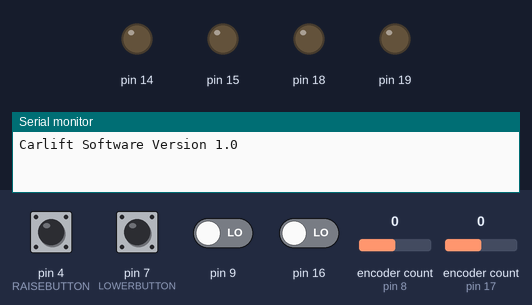
This sketch was run on a simulated Arduino Nano, built with avr-gcc and run on an emulated ATmega328P. Shown: output pins drawn as LEDs (lit = HIGH), the last lines printed to the serial monitor. The test bench sets the inputs (shaded band); at power-on: pin 4 (RAISEBUTTON), pin 7 (LOWERBUTTON) HIGH, pin 9, pin 16 LOW, encoder count (sensors on pin 8, pin 17) 0.

Above: at 0.1 s.
At 0.76 s:
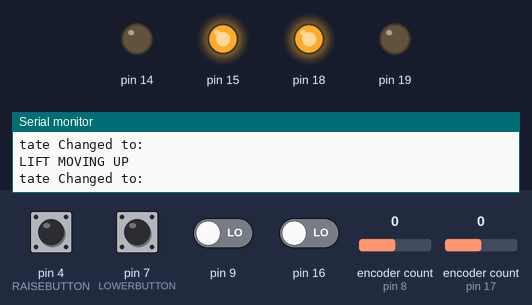
At 1.2 s:
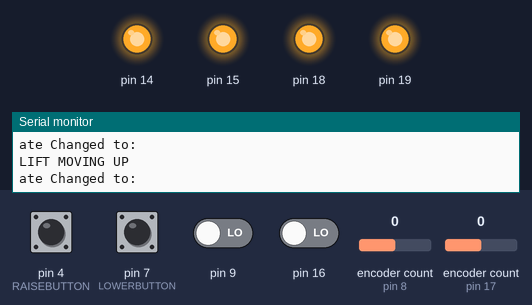
1.3 s: pin 4 (RAISEBUTTON) pulled LOW for 0.15 s
Timing chart, 0 to 4.3 s (numbered marks = the images above; inputs shaded):
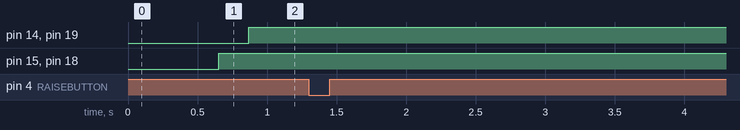

The sketch:

Carlift.ino
```cpp
#include <Adafruit_NeoPixel.h>
#include <OneButton.h>
#include "liftPost.h"

#define	STOP 0
#define UP 1
#define DOWN 2

//State Machine Variables
#define WAITINGFORINPUT 0
#define LIFTSTOP 1
#define LIFTMOVEUP 2
#define LIFTMOVEDOWN 3
#define LIFTBALANCEMASTER 4
#define LIFTBALANCESLAVE 5

//Pin Definitions
#define ENCODER1_A 17
#define ENCODER1_B 16
#define ENCODER2_A 8
#define ENCODER2_B 9
#define RAISEBUTTON 4
#define LOWERBUTTON 7
#define MASTERUP 18
#define MASTERDOWN 19
#define SLAVEUP 15
#define SLAVEDOWN 14

//Tuning Variable
#define ENCODERDIFFERENCE 1000
#define DIFFERENCEWAIT 1000
#define NUMPIXELS 12

OneButton upButton(RAISEBUTTON, 0);
OneButton downButton(LOWERBUTTON, 0);
liftPost masterPost(ENCODER1_A, ENCODER1_B, MASTERUP, MASTERDOWN);
liftPost slavePost(ENCODER2_A, ENCODER2_B, SLAVEUP, SLAVEDOWN);

Adafruit_NeoPixel pixels = Adafruit_NeoPixel(NUMPIXELS, PIND5, NEO_GRB + NEO_KHZ800);
int delayval = 500; // delay for half a second

unsigned int state;
unsigned long globalTime;


void setup()
{
	//Initialise Variables
	globalTime = 0;
	state = WAITINGFORINPUT;

	//Interupt Routine
	cli();
	PCICR |= 0b0000011; // Enables Ports B and C Pin Change Interrupts
	PCMSK0 |= 0b00000011; // PCINT01 & PCINT02
	PCMSK1 |= 0b00001100; // PCINT10 & PCINT11
	sei();

	//Serial Setup
	Serial.begin(57600);
	Serial.println("Carlift Software Version 1.0");

	//Button Configuration
	upButton.setPressTicks(600);
	upButton.attachLongPressStart(upPressedStart);
	downButton.attachLongPressStart(downPressedStart);
	upButton.attachLongPressStop(upPressedStop);
	downButton.attachLongPressStop(downPressedStop);

	//pixels.begin();
}

void tick()
{
	unsigned long now = millis();
	globalTime = millis();

	//State Machine
	if (state == WAITINGFORINPUT)
	{
		// do nothing
	}
	else if (state == LIFTSTOP)
	{
		stopLift();
	}
	else if (state == LIFTMOVEUP)
	{
		masterPost.setState(UP);
		slavePost.setState(UP);
	}
	else if (state == LIFTMOVEDOWN)
	{
		masterPost.setState(DOWN);
		slavePost.setState(DOWN);
	}
	else if (state == LIFTBALANCEMASTER)
	{

	}
	else if (state == LIFTBALANCESLAVE)
	{

	}
	else {
		//should not get here
		Serial.println("FSM Undefined State - Should Not Be Here");
	}

}

void moveLiftUP()
{
	if (abs((masterPost.getEncoderCount() - slavePost.getEncoderCount())) <= ENCODERDIFFERENCE)
	{
		//Lift within Balance Tolerance
		state = LIFTMOVEUP;
	}
	else if (masterPost.getEncoderCount() - slavePost.getEncoderCount() < 0)
	{
		// Slave Unbalanced
		state = LIFTBALANCESLAVE;
	}
	else if(masterPost.getEncoderCount() - slavePost.getEncoderCount() > ENCODERDIFFERENCE)
	{
		//Master Unbalanced
		state = LIFTBALANCEMASTER;
	}
	else {
		stopLift();
		Serial.println("Ëncoder Error");
	}
}

void moveLiftDown()
{
	if (abs((masterPost.getEncoderCount() - slavePost.getEncoderCount())) <= ENCODERDIFFERENCE)
	{
		//Lift within Balance Tolerance
		state = LIFTMOVEDOWN;
	}
	else if (masterPost.getEncoderCount() - slavePost.getEncoderCount() < 0)
	{
		// Slave Unbalanced
		state = LIFTBALANCESLAVE;
	}
	else if (masterPost.getEncoderCount() - slavePost.getEncoderCount() > ENCODERDIFFERENCE)
	{
		//Master Unbalanced
		state = LIFTBALANCEMASTER;
	}
	else {
		stopLift();
		Serial.println("Ëncoder Error");
	}
}

void stopLift()
{
	state = LIFTSTOP;
	masterPost.setState(STOP);
	slavePost.setState(STOP);
	Serial.println("STOP LIFT");
}

void upPressedStart()
{
	//pixels.clear();
	Serial.println("UP BUTTON PRESSED");
	//pixels.setPixelColor(0, pixels.Color(0, 150, 0));
	//pixels.show();
	state = LIFTMOVEUP;

}
void downPressedStart()
{
	Serial.println("DOWN BUTTON PRESSED");
	//pixels.clear();
	state = LIFTMOVEDOWN;
}

void upPressedStop()
{
	//pixels.clear();
	pixels.setPixelColor(6, pixels.Color(150, 0, 0));
	pixels.show();
	Serial.println("UP BUTTON RELEASED");
	stopLift();
}
void downPressedStop()
{
	pixels.setPixelColor(7, pixels.Color(150, 0, 0));
	pixels.show();
	Serial.println("DOWN BUTTON Released");
	stopLift();
}

void loop()
{
	upButton.tick();
	downButton.tick();
	tick();
	pixels.clear();
	//for (int i = 0; i<NUMPIXELS; i++) {
	    //pixels.Color takes RGB values, from 0,0,0 up to 255,255,255
	//pixels.setPixelColor(i, pixels.Color(0, 150, 0)); // Moderately bright green color.
	//pixels.show(); // This sends the updated pixel color to the hardware.
	//delay(delayval); // Delay for a period of time (in milliseconds).
   // }
}


ISR(PCINT0_vect) {
	//value++;
	masterPost.encoderTick();
		//Serial.println("test");
}

ISR(PCINT1_vect) {
	//value++;
	slavePost.encoderTick();
	//Serial.println("test");
}
```

liftPost.cpp
```cpp
#include "liftPost.h"

liftPost::liftPost(int encA, int encB, int contactorUpPin, int contactorDownPin) : _rotEnc(encA, encB)
{
	//initialise private variable
	this->_encA = encA;
	this->_encB = encB;
	this->_contactorUpPin = contactorUpPin;
	this->_contactorDownPin = contactorDownPin;
	_encoderCount = 0;
	_state = STOP;

	//Setup Post Rotary Encoder

	//Setup IO Pins for Post control Contactors
	pinMode(_contactorUpPin, OUTPUT);
	pinMode(_contactorDownPin, OUTPUT);
}

liftPost::~liftPost()
{

}

void liftPost::stopLift()
{
	Serial.println("State Changed to: " + STOP);
	setState(STOP);
}

void liftPost::encoderTick()
{
	_rotEnc.tick();
}

void liftPost::moveLift(void)
{
	if (_state == UP)
	{
		digitalWrite(_contactorUpPin, HIGH);
		digitalWrite(_contactorUpPin, HIGH);
		Serial.println("LIFT MOVING UP");
	}
	else if (_state == DOWN) {
		digitalWrite(_contactorDownPin, HIGH);
		digitalWrite(_contactorDownPin, HIGH);
		Serial.println("LIFT MOVING UP");
	}
	else
	{
		stopLift();
	}
}

void liftPost::_refresh()
{
	if (_state == UP)
	{
		digitalWrite(_contactorUpPin, HIGH);
		digitalWrite(_contactorUpPin, HIGH);
		Serial.println("LIFT MOVING UP");
	}
	else if (_state == DOWN) {
		digitalWrite(_contactorDownPin, HIGH);
		digitalWrite(_contactorDownPin, HIGH);
		Serial.println("LIFT MOVING UP");
	}
	else
	{
		stopLift();
	}
}

void liftPost::clearEncoderCount()
{
	_encoderCount = 0;
}

unsigned long liftPost::getEncoderCount()
{
	return this->_encoderCount;
}

void liftPost::setLastStopTime(unsigned long time)
{
	_lastStopStart = time;
}

void liftPost::setState(unsigned int state)
{
	_state = state;
	_refresh();
	Serial.println("State Changed to: " + state);
}

unsigned int liftPost::getState()
{
	return _state;
}

unsigned long liftPost::getLastStopTime()
{
	return this->_lastStopStart;
}
```

liftPost.h
```cpp
// liftPost.h

#ifndef _LIFTPOST_h
#define _LIFTPOST_h

#if defined(ARDUINO) && ARDUINO >= 100
	#include "arduino.h"
#else
	#include "WProgram.h"
#endif


#endif

#include <RotaryEncoder.h>

#define	STOP 0
#define UP 1
#define DOWN 2

class liftPost
{
public:
	liftPost(int encA, int encB, int contactorUpPin, int contactorDownPin);
	~liftPost();
	void clearEncoderCount();
	unsigned long getEncoderCount();
	unsigned long getLastStopTime();
	void setLastStopTime(unsigned long time);
	void setState(unsigned int state);
	unsigned int getState();
	void stopLift();
	void encoderTick();
	void moveLift(void);

private:
	RotaryEncoder _rotEnc;
	unsigned long _lastStateTransition;
	unsigned long _lastStopStart;
	unsigned long _encoderCount;
	unsigned int _state; //0 = stopped, 1 = Move Up, 2 = Move Down
	int _encA, _encB;  //Encoder Phase Pin Number
	int _contactorUpPin, _contactorDownPin; //Contactor Pins
	void _refresh();

};
```
